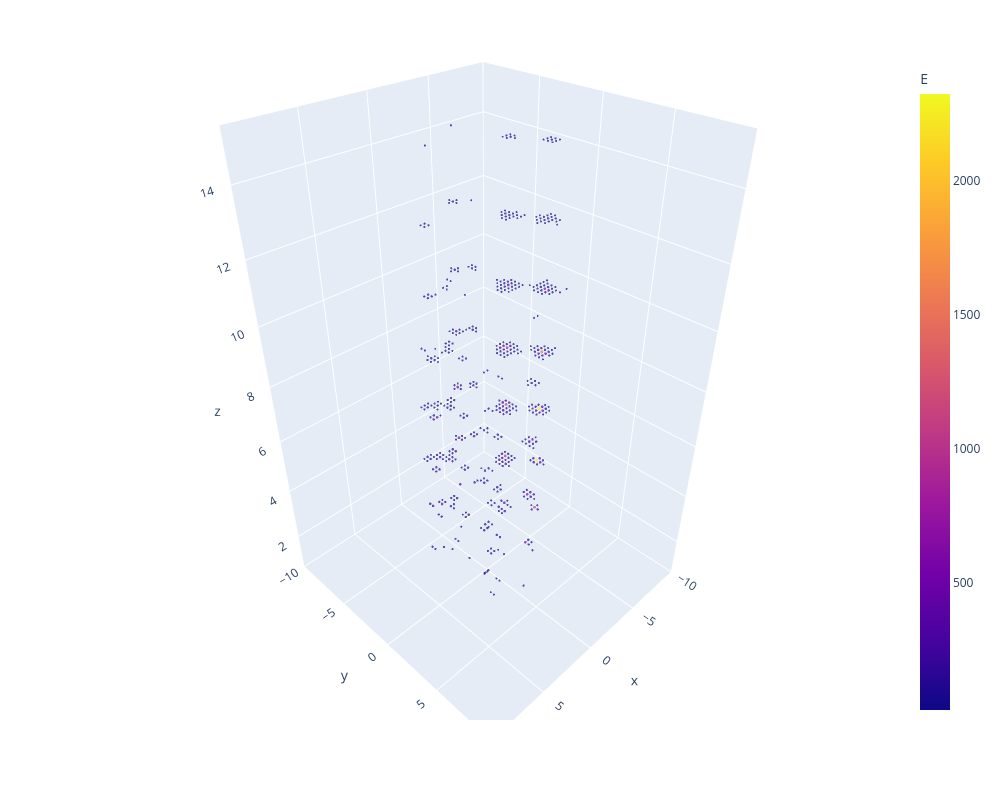

Source (notebook cell):
### Code cell
from utils import transform

ev = 0
X = batch['input_feats']
is_nan = torch.isnan(X['hit_x'][ev])
plot_dict = {k: transform(v[ev][~is_nan], k, dataset.xform_cfg, inverse=True) for k, v in X.items()}
plot_dict['x'] = plot_dict.pop('hit_x')
plot_dict['y'] = plot_dict.pop('hit_y')
plot_dict['z'] = plot_dict.pop('hit_z')
plot_dict['E'] = plot_dict.pop('hit_e')
plot_dict['size'] = (plot_dict['E'] + 1).log()

plot_point_cloud(plot_dict, xy_range=dataset.calo_cfg['width'])

### Figure 1 — Plotly figure (JSON) as saved in the notebook; plotly's stock layout.template omitted (floating-point values rounded to 4 significant figures; data arrays with more than 128 entries replaced by an {"elided": "..."} marker saying what was removed)
{"data": [{"hovertemplate": "x=%{x}<br>y=%{y}<br>z=%{z}<br>size=%{marker.size}<br>E=%{marker.color}<extra></extra>", "legendgroup": "", "marker": {"color": {"elided": "515 float values"}, "coloraxis": "coloraxis", "line": {"width": 0}, "size": {"elided": "515 float values"}, "sizemode": "area", "sizeref": 0.3101, "symbol": "circle"}, "mode": "markers", "name": "", "scene": "scene", "showlegend": false, "type": "scatter3d", "x": {"elided": "515 float values"}, "y": {"elided": "515 float values"}, "z": {"elided": "515 float values"}}], "layout": {"coloraxis": {"colorbar": {"title": {"text": "E"}}, "colorscale": [[0, "#0d0887"], [0.1111, "#46039f"], [0.2222, "#7201a8"], [0.3333, "#9c179e"], [0.4444, "#bd3786"], [0.5556, "#d8576b"], [0.6667, "#ed7953"], [0.7778, "#fb9f3a"], [0.8889, "#fdca26"], [1, "#f0f921"]]}, "height": 800, "legend": {"itemsizing": "constant", "tracegroupgap": 0}, "margin": {"t": 60}, "scene": {"domain": {"x": [0, 1], "y": [0, 1]}, "xaxis": {"range": [-10, 10], "title": {"text": "x"}}, "yaxis": {"range": [-10, 10], "title": {"text": "y"}}, "zaxis": {"title": {"text": "z"}}}, "width": 1000}}
